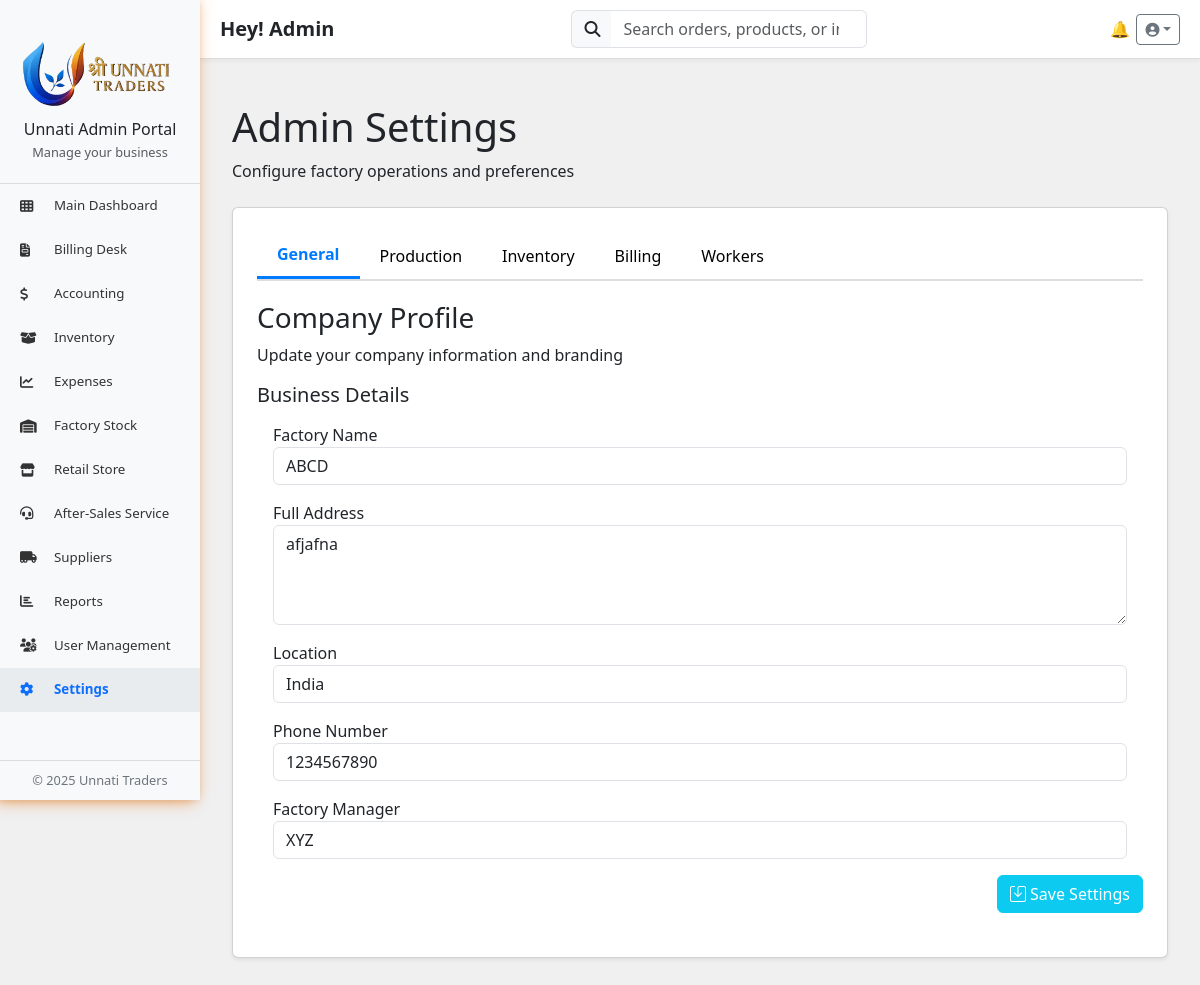
The app's page /Dashboard/Admin/admin_dashboard.php?page=settings (signed in) with its own data.
### tables this page shows
CREATE TABLE `admin_business_details` (
  `id` int(11) NOT NULL,
  `factory_name` varchar(255) DEFAULT NULL,
  `factory_address` text DEFAULT NULL,
  `factory_location` varchar(255) DEFAULT NULL,
  `phone_number` varchar(20) DEFAULT NULL,
  `factory_manager` varchar(255) DEFAULT NULL
);

### Dashboard/Admin/settings.php (the view, shortened to what this page needs)
<?php
include '../../_conn.php';
$result = $conn->query("SELECT * FROM admin_business_details WHERE id = 1");
$row = $result->fetch_assoc();
?>
<div class="main-content container my-4">
    <h1>Admin Settings</h1>
    <p>Configure factory operations and preferences</p>
    <div class="col-md-12 card p-4 shadow-sm my-4">
        <div class="tabs">
            <button class="settingTab active" onclick="showsettingTab('general')">General</button>
            <button class="settingTab" onclick="showsettingTab('production')">Production</button>
            <button class="settingTab" onclick="showsettingTab('inventory')">Inventory</button>
            <button class="settingTab" onclick="showsettingTab('billing')">Billing</button>
            <button class="settingTab" onclick="showsettingTab('workers')">Workers</button>
        </div>
        <div class="setting-tab-content active" id="general">
            <h3>Company Profile</h3>
            <p>Update your company information and branding</p>
            <form method="POST" action="settings.php">
                <div>
                    <h5>Business Details</h5>
                    <div class="mb-3 m-3 col">
                        <label for="factory-name">Factory Name</label>
                        <input type="text" class="form-control" id="factory-name" name="factory_name"
                            placeholder="Unnati Electrical Factory" value="<?php echo $row['factory_name'] ?? ''; ?>">
                    </div>
                    <div class="mb-3 m-3 col">
                        <label for="factory-address">Full Address</label>
                        <textarea class="form-control" id="factory-address" name="factory_address"
                            placeholder="123 Main Street, Industrial Area, Mumbai"
                            style="height: 100px"><?php echo $row['factory_address'] ?? ''; ?></textarea>
                    </div>
                    <div class="mb-3 m-3 col">
                        <label for="factory-location">Location</label>
                        <input type="text" class="form-control" id="factory-location" name="factory_location"
                            placeholder="Industrial Area Phase II, Mumbai"
                            value="<?php echo $row['factory_location'] ?? ''; ?>">
                    </div>
                    <div class="mb-3 m-3 col">
                        <label for="phone-number">Phone Number</label>
                        <input type="number" class="form-control" id="phone-number" name="phone_number"
                            placeholder="9876543210" value="<?php echo $row['phone_number'] ?? ''; ?>">
                    </div>
                    <div class="mb-3 m-3 col">
                        <label for="factory-manager">Factory Manager</label>
                        <input type="text" class="form-control" id="factory-manager" name="factory_manager"
                            placeholder="Rajesh Kumar" value="<?php echo $row['factory_manager'] ?? ''; ?>">
                    </div>
                </div>
                <div class="text-end position-relative">
                    <button type="submit" class="btn btn-info text-white">
                        <i class="bi bi-save"></i> Save Settings
                    </button>
                </div>
            </form>
        </div>

### public/css/styles.css (style rules this page uses)
body { font-family: sans-serif; margin: 0; padding: 0; box-sizing: border-box; color: #333; background-color: #f8f9fa; overflow-x: hidden; }

### Dashboard/Admin/admin_dashboard.php (style rules this page uses)
h3 { margin-bottom: 15px; }
.tabs { display: flex; border-bottom: 2px solid #ddd; }
.text-end { text-align: right; }
textarea { width: 100%; height: 60px; margin-top: 10px; }

### Dashboard/Admin/settings.php (style rules this page uses)
.tabs { display: flex; border-bottom: 2px solid #ddd; }
.settingTab { padding: 10px 20px; cursor: pointer; border: none; background: none; font-size: 16px; }
.settingTab.active { border-bottom: 3px solid #007bff; font-weight: bold; color: #007bff; }
.setting-tab-content { display: none; padding: 20px 0; }
.setting-tab-content.active { display: block; }

### records on screen
admin_business_details: factory_name "ABCD", factory_address "afjafna", factory_location "India", phone_number "1234567890", factory_manager "XYZ"

### other values on screen
$_SESSION['user_name'] "Admin"
